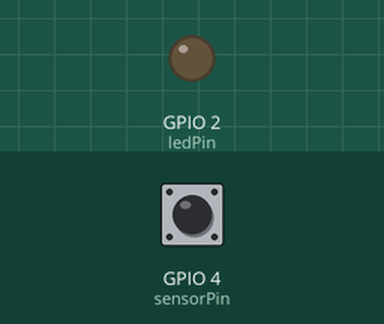
Simulated run of this sketch. Board: ESP32. On the bench: output pins drawn as LEDs (lit = HIGH). Dashed ring = blinking. Inputs (shaded band) come from the test bench; at power-on: GPIO 4 (sensorPin) LOW. What the sketch prints to the serial monitor is not drawn.

Above: at 1.2 s.
1.3 s: GPIO 4 (sensorPin) driven HIGH
At 2.0 s:
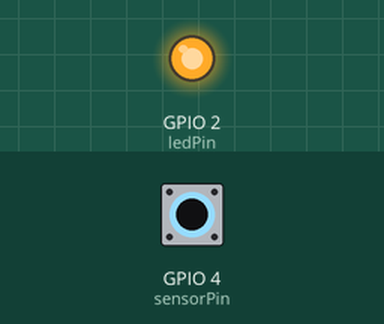
2.8 s: GPIO 4 (sensorPin) driven LOW
At 3.1 s:
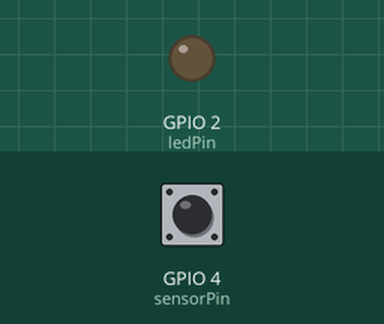
5.8 s: GPIO 4 (sensorPin) pulsed HIGH 2 times (0.12 s each, 0.3 s apart)
At 5.86 s:
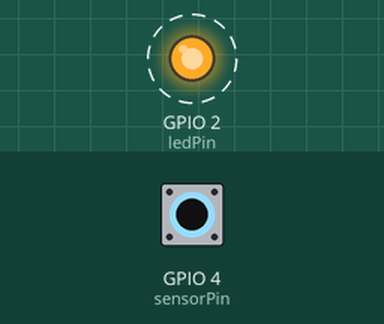
9.4 s: GPIO 4 (sensorPin) pulsed HIGH 5 times (0.12 s each, 0.3 s apart)
At 12.2 s:
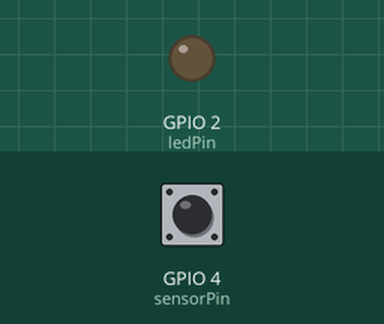
Timing chart, 0 to 13.7 s (numbered marks = the images above; inputs shaded):
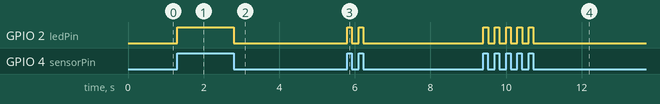

The sketch:

ir_sensor-rev.ino
```cpp
// ESP32 IR Sensor (Reversed Logic)
// LED on pin 2
// Sensor active = LED OFF
// Sensor inactive = LED ON

const int ledPin    = 2;   // LED pin D4
const int sensorPin = 4;   // IR sensor output pin D2

void setup() {
  pinMode(ledPin, OUTPUT);
  pinMode(sensorPin, INPUT);   // use INPUT_PULLUP if your sensor floats
  Serial.begin(115200);
  delay(10);
}

void loop() {
  int sensorValue = digitalRead(sensorPin);

  // REVERSED LOGIC
  if (sensorValue == HIGH) {
    // Sensor NOT triggered → LED ON
    digitalWrite(ledPin, HIGH);
    Serial.println("Sensor inactive → LED ON");
  } else {
    // Sensor triggered → LED OFF
    digitalWrite(ledPin, LOW);
    Serial.println("Sensor active → LED OFF");
  }
}
```

Measured:
- after the input at 1.3 s, GPIO 2 (ledPin): LOW → HIGH at once
- after the input at 2.8 s, GPIO 2 (ledPin): HIGH → LOW at once
- after the input at 5.8 s, GPIO 2 (ledPin): alternates HIGH for 0.12 s and LOW for 0.18 s, 4 changes in all, then stays LOW, starting at once
- after the input at 9.4 s, GPIO 2 (ledPin): alternates HIGH for 0.12 s and LOW for 0.18 s, 10 changes in all, then stays LOW, starting at once
